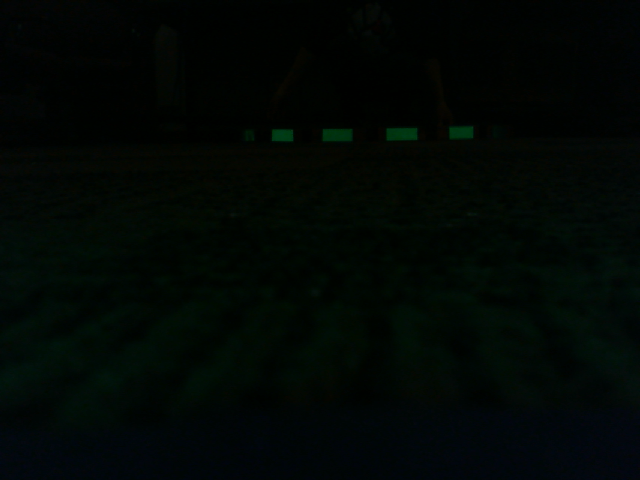
#> input picture 109_images/109_1.0.png, 640 x 480 px; its folder holds only this picture in this run
$ python errorAnalysisNimDad.py
#> lines starting #> are read from the running program, lines starting #| are printed output that depends on the picture; after the words box and inside, x2 and y2 are one past the last pixel; in counts of white or black regions, pixels touching at a corner belong together; long printed decimals are rounded
# Evelyn's suggestions to test :/
# Go through all third-party functions and check that they return the same type/unit
# and also do the thing you think they do

# Measure angle from your test cases/images (take measurement to edge of hub as well and use trig)
# and get distance from there, should be the same, then use the computed angle from your test images
# and see if that is the same (if calculation is going wrong with angle or with distance)

# Go through each step and calculate by hand to see if you can yourself get an accurate distance on paper
# from pixel ratios

# Calibrate camera again and see if you get a different distortion matrix to see if that is ruining it
# or use Alina's matrix or a different camera, or a different computer though that reallyyyy shouldnt affect it


# Find bounding box of the hub (ring)
# Make sure you know the width and height of the bounding box
# Find the coordinates for a) the middle of the right side of the rectangle and b) the middle of the left side
# Use both sets of coordinates to calculate 2 rays
# Find the angle between the two rays
# Use half of the angle, the radius of the hub, and do trig to get distance to the center of the hub

import math
import imutils
import config
import numpy as np
import cv2
import glob


data = []
distances = []

theta = math.pi/8
r = config.tall_hub_radius
r=26.75


# 3d points in real world space
objpoints = np.array([[[r*math.cos(0), r*math.sin(0), 0]
, [r*math.cos(theta), r*math.sin(theta), 0]
, [r * math.cos(2 * theta), r * math.sin(2 * theta), 0]
,[r * math.cos(3 * theta), r * math.sin(3 * theta), 0]
]], np.float32)


images = glob.glob('/Users/ipsita/PycharmProjects/GRT Vision 2021-2022/Ipsita_vision/109_images/*.png')

i = 0

for fname in images:
    i += 1
    frame = cv2.imread(fname)
#> frame is the input picture: shape (480, 640, 3); mean B, G, R 3.7, 6.9, 1
    h, w, _ = frame.shape
#> h = 480; w = 640
    cam_x = int((w / 2) - 0.5)
#> cam_x = 319
    cam_y = int((h / 2) - 0.5)
#> cam_y = 239
    cam_center = (cam_x, cam_y)
#> cam_center = (319, 239)

    img = frame.copy()
    blur = cv2.blur(img, (4, 4))

    hsv = cv2.cvtColor(blur, cv2.COLOR_BGR2HSV)
#> hsv: shape (480, 640, 3); mean H, S, V 71.9, 227.9, 7.4
    gray = cv2.cvtColor(hsv, cv2.COLOR_BGR2GRAY)
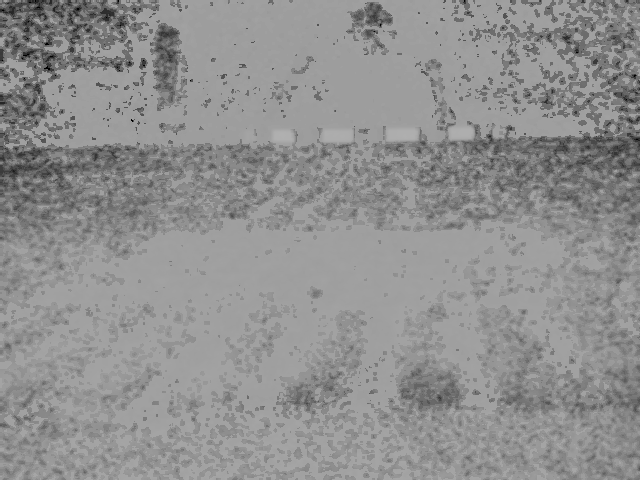
#> gray: shape (480, 640); min 0, max 176, mean 144.2

    # mask = cv2.inRange(hsv, lower_bound, upper_bound)
    mask = cv2.inRange(hsv, (0, 210, 23), (255, 255, 255))
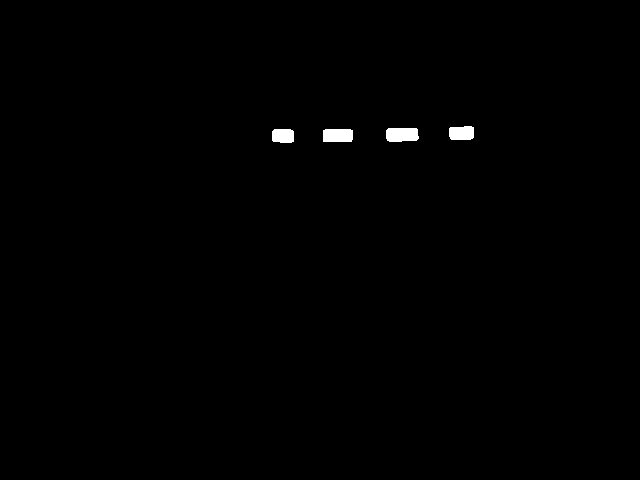
#> mask: shape (480, 640); 0.46% white; 4 white regions
    result = cv2.bitwise_and(frame, frame, mask=mask)

    # find all lemon contours in mask
    contours = cv2.findContours(mask.copy(), cv2.RETR_EXTERNAL, cv2.CHAIN_APPROX_SIMPLE)
#> contours = 4 contours; box (x1, y1, x2, y2) and area: (386, 128, 419, 142) 384, (323, 129, 353, 142) 344, (449, 126, 474, 140) 290, (272, 129, 294, 143) 258
    contours = imutils.grab_contours(contours)

    numContours = 0
    output = []

    # 2d points in real world space
    #imagepoints = []
    imagepoints = []


    # sort by x-coordinate of a countour (to get left-most to right-most)
    # when using the draw rectangle thing use the center coordinates of the right-most and left-most tape contours

    # function that will ultimately help return the x-coordinate of a contour later
    def leftToRight(array):
        return array[1]

    def leftToRight2(array):
        return array[0]

    if len(contours) != 0:
        for c in contours:
            M = cv2.moments(c)
            if M["m00"] != 0:
                cx = int(M["m10"] / M["m00"])  # (testing)
                cy = int(M["m01"] / M["m00"])
            else:
                cx, cy = 0, 0
            center = [cx, cy]
            output.append([c, cx, cy, center])
            imagepoints.append(center)
#> this loop made 4 passes
#> (cx, cy) on passes 1 to 4: (337, 135), (282, 135), (401, 134), (461, 132)
#> after the loop, imagepoints = [[337, 135], [282, 135], [401, 134], [461, 132]]; output = 4 items


        output.sort(key=lambda x: x[1])
        imagepoints.sort(key=lambda x: x[0])
        if len(imagepoints) > 4:
            imagepoints = imagepoints[len(imagepoints)-4:len(imagepoints)]
        if len(output) > 4:
            output = output[len(output)-4:len(output)]


        for o in output:
            x, y, w, h = cv2.boundingRect(o[0])
            cv2.rectangle(frame, (x, y), (x + w, y + h), (0, 255, 0), 2)
#> this loop made 4 passes
#> (x, y, w, h) on passes 1 to 4: (272, 129, 22, 14), (323, 129, 30, 13), (386, 128, 33, 14), (449, 126, 25, 14)
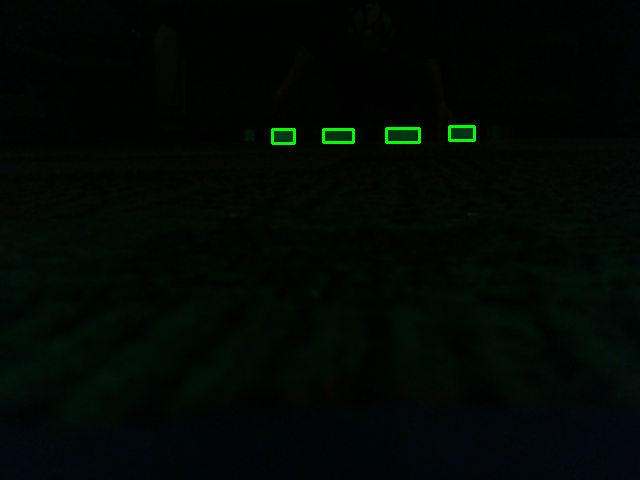
#> frame: shape (480, 640, 3); 0.32% of pixels changed, all inside (x1, y1, x2, y2) = (271, 125, 476, 145)


        imagepoints = np.array([imagepoints], np.float32)
#> imagepoints = [[282, 135], [337, 135], [401, 134], [461, 132]]

        # print(imagepoints)
        # print(objpoints)

        # objectp23d should be array (1, number_of_points, 3). Ex:objectp3d = np.zeros((1, 4, 3), np.float32)
        # imagepoints should be array (1, number_of_points, 2). Ex. objectp3d = np.zeros((1, 4, 2), np.float32)
        # ---

        # Calibrate in real time
        retval, rvecs, tvecs = cv2.solveP3P(objectPoints=objpoints, imagePoints=imagepoints, cameraMatrix=config.newcameramtx, distCoeffs=None, flags=cv2.SOLVEPNP_P3P)
#> retval = 2; rvecs = ([0.903, 1.89, -1.56], [-0.625, -1.69, -1.94]); tvecs = ([14.83, -23.3, 136.4], [18.92, -13.53, 76.83])
        # print(rvecs)
        # print("tvecs: " + str(tvecs))
        # rvec to rotation matrix by axisangle to 3 by 3
        rmatrix, _ = cv2.Rodrigues(np.array([rvecs[0][0][0],rvecs[0][1][0], rvecs[0][2][0]], np.float32))
#> rmatrix = [[-0.64, 0.768, -0.0195], [0.163, 0.111, -0.98], [-0.751, -0.631, -0.196]]
        transposed = rmatrix.T
#> transposed = [[-0.64, 0.163, -0.751], [0.768, 0.111, -0.631], [-0.0195, -0.98, -0.196]]
        tmatrix = np.array([tvecs[0][0][0],tvecs[0][1][0], tvecs[0][2][0]], np.float32).reshape(3,1)
#> tmatrix = [14.83, -23.3, 136.4]
        real_cam_center = np.matmul(-transposed, tmatrix)
#> real_cam_center = [115.7, 77.2, 4.17]

        print("real_cam_center: ", real_cam_center)
#| real_cam_center:  [[115.668 ]
#|  [ 77.200 ]
#|  [  4.173]]
        distances.append(real_cam_center[1][0])

        # # find the bounding rectangles for the leftmost and rightmost reflective tape contours
        # leftmost_info = output[0]
        # leftmost_contour = leftmost_info[0]
        #
        # rightmost_info = output[-1]
        # rightmost_contour = rightmost_info[0]
        #
        # xl, yl, wl, hl = cv2.boundingRect(leftmost_contour)
        # xr, yr, wr, hr = cv2.boundingRect(rightmost_contour)
        #
        # # ---------------------------------------------------------------------------------------
        # # |                                                                                     |
        # # P1                                                                                   P2
        # # |                                                                                     |
        # # ---------------------------------------------------------------------------------------
        #
        # # find the rays from the camera center to P1 and P2, which are points on the hub outline
        # r1 = config.inverse_mat.dot([xl, yl + (hl / 2), 1.0])
        # r2 = config.inverse_mat.dot([xr + wr, yr + (hr / 2), 1.0])
        # print(xl)
        # print(yl + (hl / 2))
        # print(xr + wr)
        # print(yr + (hr / 2))
        #
        # # Use dot product to find the angle between the two rays
        # cos_angle = (r1.dot(r2) / (np.linalg.norm(r1) * np.linalg.norm(r2)))
        # print(i)
        # print("angle: " + str(cos_angle))
        # angle_radians = math.acos(cos_angle)
        # print("angle2: " + str(angle_radians))
        #
        # # Find the distance to the target. This calculation is dependent upon the assumption that the angles and
        # # distance are on a plane that is parallel to the top of the hub; we have not yet considered height
        # #frontal_dist_to_target = config.tall_hub_radius / math.tan(cos_angle / 2)
        # frontal_dist_to_target = config.tall_hub_radius / math.sin(cos_angle / 2)
        #
        # # Using pythagorean thm to find the linear, straight-line distance to target
        # linear_dist_to_target = math.sqrt((frontal_dist_to_target * frontal_dist_to_target)
        #                                   + (config.tall_hub_height * config.tall_hub_height))
        #
        # # linear_dist_to_target = frontal_dist_to_target
        #
        # data.append(linear_dist_to_target)
        # print("linear distance to target: " + str(linear_dist_to_target))

        # draw the 'human' left-most contour (in green)
        # cv2.rectangle(frame, (xl, yl), (xl + wl, yl + hl), (0, 255, 0), 2)
        # # draw the 'human' right-most contour (in green)
        # cv2.rectangle(frame, (xr, yr), (xr + wr, yr + hr), (0, 255, 0), 2)
        # # draw the 'human' whole hub contour (in green)
        # cv2.rectangle(frame, (xl, yl), (xr + wr, yr + hr), (0, 255, 0), 2)
        #
        # # draw the centers of the leftmost and rightmost contours
        # cv2.circle(frame, leftmost_info[3], 2, (0, 255, 0), -1)
        # cv2.circle(frame, rightmost_info[3], 2, (0, 255, 0), -1)
        cv2.circle(frame, cam_center, 2, (0, 255, 0), -1)
#> frame: shape (480, 640, 3); under 0.01% of pixels changed, all inside (x1, y1, x2, y2) = (317, 237, 322, 242)
        # cv2.circle(frame, (int(xl), int(yl + (hl / 2))), 3, (0, 255, 0), -1)
        # cv2.circle(frame, (int(xr + wr), int(yr + (hr / 2))), 3, (0, 255, 0), -1)
        cv2.imshow('Original', frame)
        cv2.imshow('Mask', mask)
        key = cv2.waitKey(100)
#> (key Esc is pressed here)
        if key == 27:
            break

# print("109 images: " + str(data))
# print("96 inches to center; mean: " + str(np.mean(config.new_seventy_images_filtered)) + ", SD: " + str((np.std(config.new_seventy_images_filtered))) + ", Variance: "
#                                                                       +  str(np.var(config.new_seventy_images_filtered)))
# print("116 inches to center; mean: " + str(np.mean(config.new_ninety_filtered)) + ", SD: " + str((np.std(config.new_ninety_filtered))) + ", Variance: "
#                                                                       +  str(np.var(config.new_ninety_filtered)))
# print("135 inches to center; mean: " + str(np.mean(config.new_onehundrednine_filtered)) + ", SD: " + str((np.std(config.new_onehundrednine_filtered))) + ", Variance: "
#                                                                       +  str(np.var(config.new_onehundrednine_filtered)))
#

print("__ inches to center; mean: " + str(np.mean(distances)) + ", SD: " + str((np.std(distances))) + ", Variance: "
                                                                       +  str(np.var(distances)))
#| __ inches to center; mean: 77.200, SD: 0.0, Variance: 0.0

$ run again, on 109_images/109_13.0.png
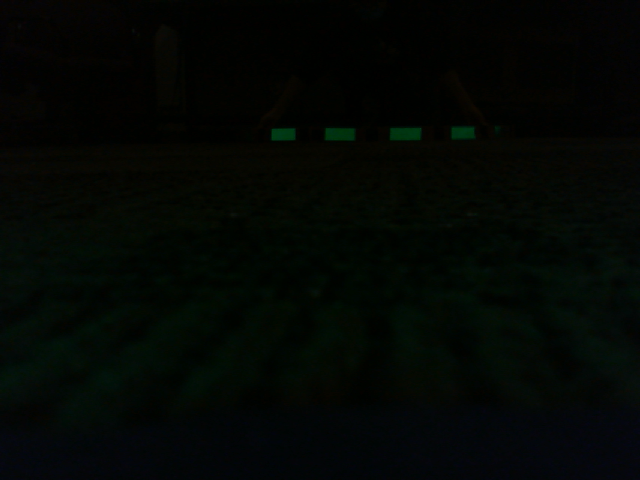
#> input picture 109_images/109_13.0.png, 640 x 480 px
#> frame is the input picture: shape (480, 640, 3); mean B, G, R 3.3, 6.6, 2.8
#> hsv: shape (480, 640, 3); mean H, S, V 59.6, 195.1, 7.2
#> `gray = cv2.cvtColor(hsv, cv2.COLOR_BGR2GRAY)`:
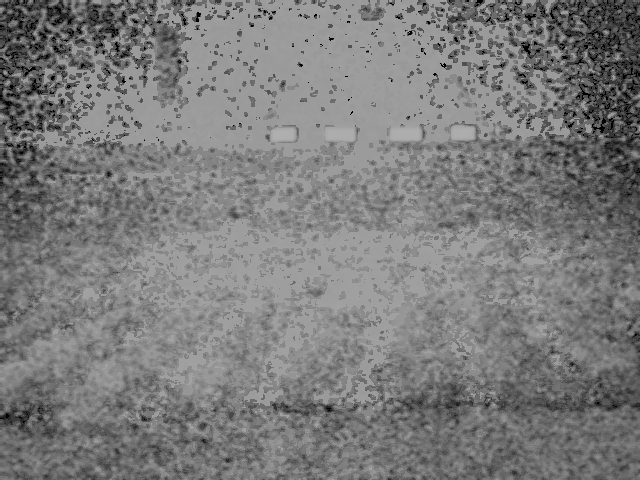
#> gray: shape (480, 640); min 0, max 175, mean 123.5
#> mask: shape (480, 640); 0.47% white; 5 white regions (1 under 20 px)
#> contours = 5 contours, 1 with area under 20; largest, box (x1, y1, x2, y2) and area: (390, 128, 422, 141) 368, (325, 128, 356, 142) 355, (271, 128, 296, 142) 286, (451, 127, 476, 140) 271
#> the loop `for c in contours:` made 5 passes
#> (c, cx, cy) on pass 1: ([[497, 128], [497, 129]], 0, 0)
#> after the loop `for c in contours:`: imagepoints = [[0, 0], [405, 133], [339, 134], [283, 134], [462, 133]]; output = 5 items
#> `imagepoints = imagepoints[len(imagepoints)-4:len(imagepoints)]`: imagepoints = [[283, 134], [339, 134], [405, 133], [462, 133]]
#> `output = output[len(output)-4:len(output)]`: output = 4 items
#> the loop `for o in output:` made 4 passes
#> (x, y, w, h) on passes 1 to 4: (271, 128, 25, 14), (325, 128, 31, 14), (390, 128, 32, 13), (451, 127, 25, 13)
#> after the loop `for o in output:`:
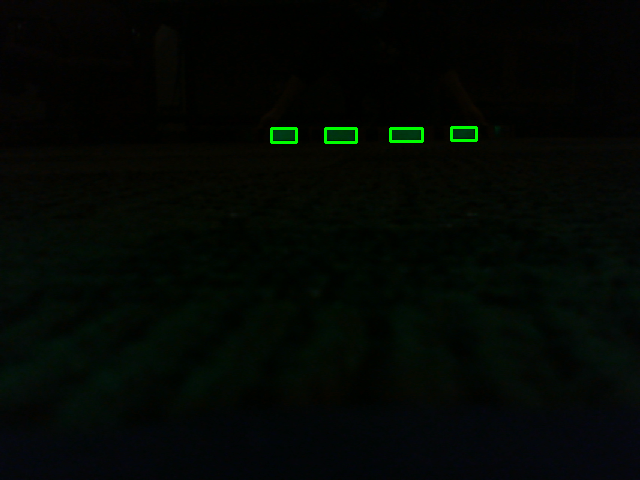
#> frame: shape (480, 640, 3); 0.32% of pixels changed, all inside (x1, y1, x2, y2) = (270, 126, 478, 144)
#> retval = 2; rvecs = ([0.886, 1.9, -1.57], [-0.593, -1.71, -1.98]); tvecs = ([15.48, -22.92, 133], [19.86, -12.81, 72.05])
#> rmatrix = [[-0.656, 0.755, -0.0196], [0.161, 0.114, -0.98], [-0.738, -0.646, -0.196]]
#> transposed = [[-0.656, 0.161, -0.738], [0.755, 0.114, -0.646], [-0.0196, -0.98, -0.196]]
#> tmatrix = [15.48, -22.92, 133]
#> real_cam_center = [111.9, 76.86, 3.89]
#| real_cam_center:  [[111.913 ]
#|  [ 76.862 ]
#|  [  3.894]]
#| __ inches to center; mean: 76.862, SD: 0.0, Variance: 0.0
